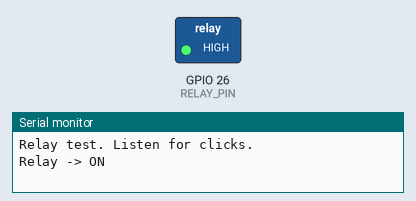
This sketch was run on a simulated ESP32. Shown: switched loads named in the sketch (green lamp = pin HIGH), the last lines printed to the serial monitor.

Above: at 1.0 s.
At 3.0 s:
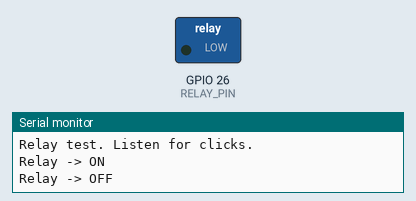
Timing chart, 0 to 5.2 s (numbered marks = the images above):
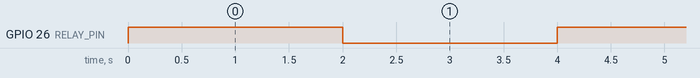

Measured:
- by itself, GPIO 26 (RELAY_PIN): alternates HIGH for 2.0 s and LOW for 2.0 s

The sketch:

relay_test.ino
```cpp
#define RELAY_PIN 26

void setup() {
  Serial.begin(115200);
  pinMode(RELAY_PIN, OUTPUT);
  Serial.println("Relay test. Listen for clicks.");
}

void loop() {
  Serial.println("Relay -> ON");
  digitalWrite(RELAY_PIN, HIGH);
  delay(2000);

  Serial.println("Relay -> OFF");
  digitalWrite(RELAY_PIN, LOW);
  delay(2000);
}
```
